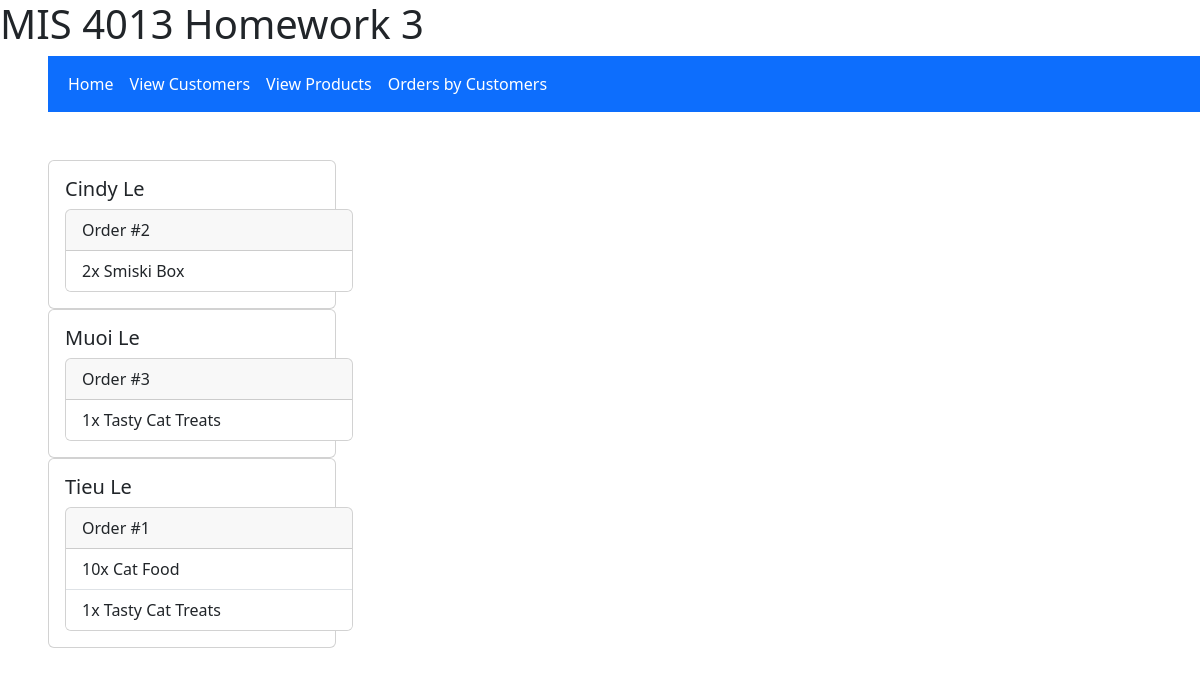
/orders-by-customers.php, run on the app's committed database.
### tables this page shows
CREATE TABLE `customers` (
  `customer_id` int NOT NULL,
  `first_name` varchar(255) NOT NULL,
  `last_name` varchar(255) NOT NULL,
  `email` varchar(255) NOT NULL
);

CREATE TABLE `orders` (
  `order_id` int NOT NULL,
  `customer_id` int NOT NULL,
  `order_date` date NOT NULL
);

CREATE TABLE `order_items` (
  `order_id` int NOT NULL,
  `product_id` int NOT NULL,
  `quantity` int NOT NULL
);

CREATE TABLE `products` (
  `product_id` int NOT NULL,
  `name` varchar(255) NOT NULL,
  `price` decimal(10,2) NOT NULL
);

### util-db.php (called while the page is built, shortened)
<?php
    function get_all_customers() {
        $conn = get_db_connection();
        try {
            $conn = get_db_connection();
            return mysqli_query($conn, "SELECT c.customer_id, c.first_name,c.last_name,c.email FROM customers c");
        } catch (Exception $e) {
            $conn->close();
            throw $e;
        }
    }
    function get_orders_by_customer($customer_id) {
        $conn = get_db_connection();
        try {
            $conn = get_db_connection();
            return mysqli_query($conn, "SELECT o.order_id FROM orders o WHERE o.customer_id = $customer_id ORDER BY o.order_id");
        } catch (Exception $e) {
            $conn->close();
            throw $e;
        }
    }
    function get_items_by_order($order_id) {
        $conn = get_db_connection();
        try {
            $conn = get_db_connection();
            return mysqli_query($conn, "SELECT oi.product_id, p.name, oi.quantity, p.price FROM order_items oi
            JOIN products p ON oi.product_id = p.product_id WHERE oi.order_id = $order_id ORDER BY p.name");
        } catch (Exception $e) {
            $conn->close();
            throw $e;
        }
    }
?>

### orders-by-customers.php (the view)
<?php
    require "header.php";
    require_once "util-db.php";
    $customers = get_all_customers();
?>
<html>
<body>
    <div class="card-deck m-5">
        <?php
            foreach ($customers as $customer) {
        ?>
        <div class="card" style="width: 18rem;">
            <div class="card-body">
                <h5 class="card-title"><?php echo $customer['first_name'] . " " . $customer['last_name']?></h5>
                <?php
                    $orders = get_orders_by_customer($customer['customer_id']);
                    foreach ($orders as $order) {
                ?>
                <div class="card" style="width: 18rem;">
                    <div class="card-header">
                        Order #<?php echo $order['order_id']?>
                    </div>
                    <ul class="list-group list-group-flush">
                        <?php
                            $items = get_items_by_order($order['order_id']);
                            foreach ($items as $item) {
                        ?>
                        <li class="list-group-item"><?php echo $item['quantity']?>x <?php echo $item['name']?></li>
                        <?php
                            }
                        ?>
                    </ul>
                </div>
                 <?php
                    }
                 ?>
            </div>
        </div>
        <?php
            }
        ?>
    </div>
</body>
</html>

### header.php (shortened to what this page needs)
<html lang="en">
  <head>
    <link href="https://cdn.jsdelivr.net/npm/bootstrap@5.3.3/dist/css/bootstrap.min.css" rel="stylesheet">
  </head>
  <body>
    <h1>MIS 4013 Homework 3</h1>
    <nav class="navbar navbar-expand-lg navbar-light bg-primary ms-5">
      <div class="container-fluid">
        <div class="collapse navbar-collapse" id="navbarNav">
          <ul class="navbar-nav">
            <li class="nav-item">
              <a class="nav-link text-white" href="/index.php">Home</a>
            </li>
            <li class="nav-item">
              <a class="nav-link text-white" href="/customers.php">View Customers</a>
            </li>
            <li class="nav-item">
              <a class="nav-link text-white" href="/products.php">View Products</a>
            </li>
            <li class="nav-item">
              <a class="nav-link text-white" href="/orders-by-customers.php">Orders by Customers</a>
            </li>
          </ul>
        </div>
      </div>
    </nav>
</body>
</html>

### data on the page
customers: first_name "Cindy", last_name "Le"
orders: order_id "2"
order_items: quantity "2", product.name "Smiski Box"
customers: first_name "Muoi", last_name "Le"
orders: order_id "3"
order_items: quantity "1", product.name "Tasty Cat Treats"
customers: first_name "Tieu", last_name "Le"
orders: order_id "1"
order_items: quantity "10", product.name "Cat Food"
